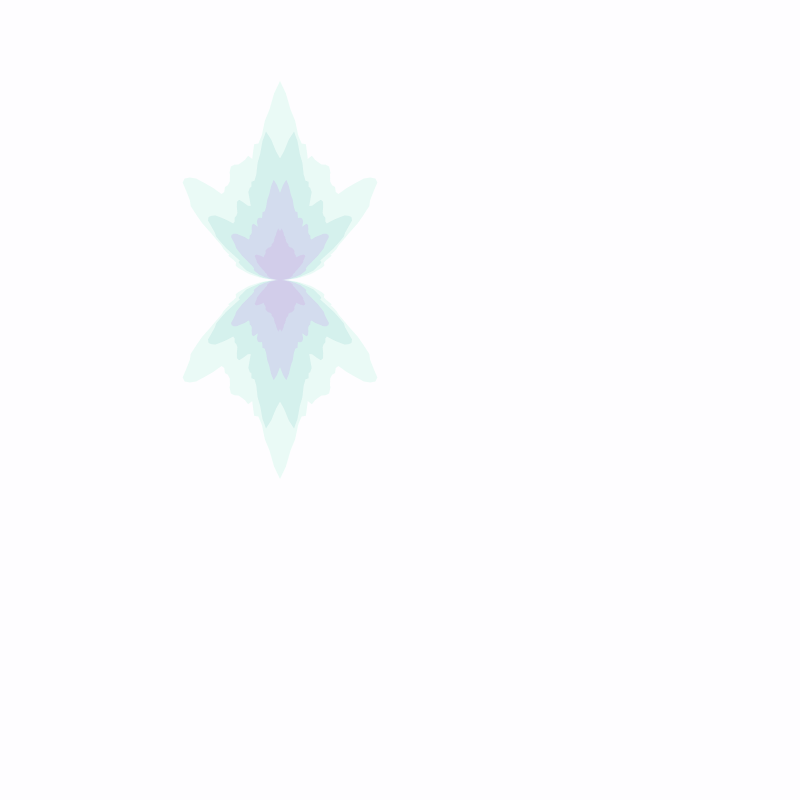
Frame 1 (no input)
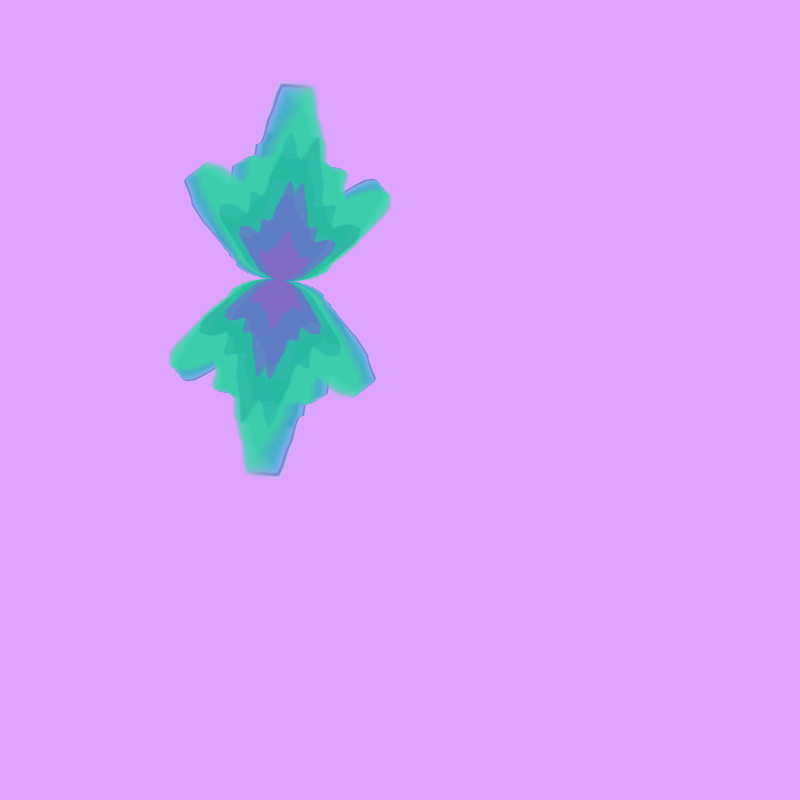
Frame 60 (no input)
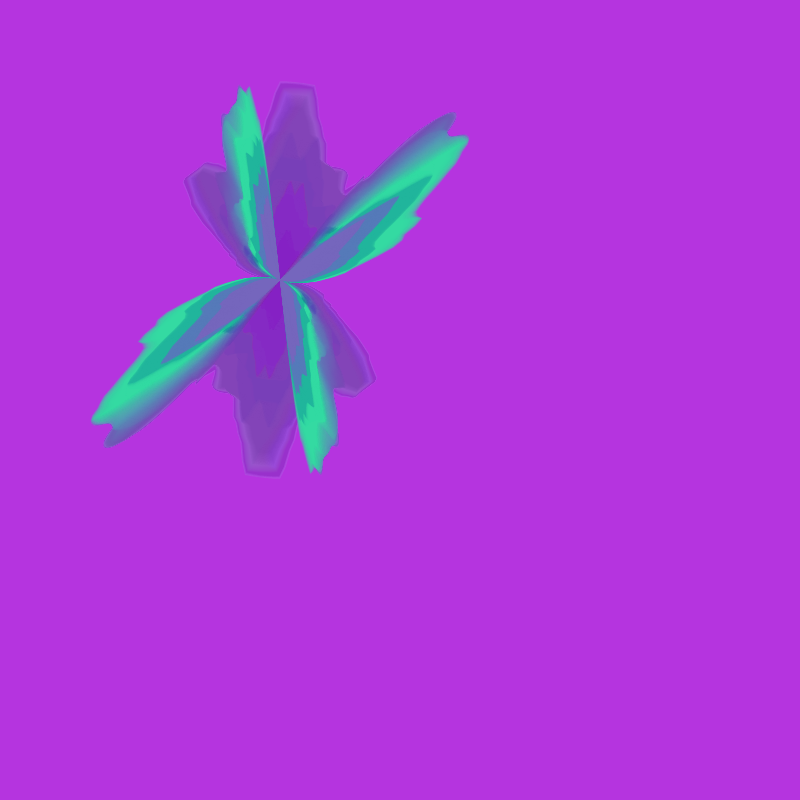
Frame 120 (the mouse pressed at the canvas centre since frame 60)

The p5.js sketch that drew these frames (run headless with seeded random() and noise() and a simulated clock; from frame 60 on, the mouse is pressed at the canvas centre):

// p5.js sketch
// ── sketch.js
var yoff = 0;   
var a = 0;    // rotation angle
var count = 1;    // click counter

function setup() {
  createCanvas(800, 800);
  
}

function draw() {
	scale(0.7);
	translate(width/2, height/2);
  background(150,10,200,5*count/2);  
  rotate(a)           // spins the canvas
  noStroke();
  
  Flame(count, mouseX, mouseY);     // create instance 1
 	rotate(-PI);
  Flame(count,mouseX, mouseY);   // create instance2
   a+=0.003;
 }

function mousePressed(){      // increasing the number of loops
	if (count === 6){
		count===0;
	}else{
	count += count;
	}
}


// ── Flame.js
function Flame(e, mouse, mousey) {

	this.da = PI / 100; // map worthy
	this.dx = 0.08; // noise value
	this.xoff = 0;     
	this.scala = map(mouse,0, width, 0,300);     // maps the size
	this.speeda = map(mousey,0,height,0.001,0.01);   // maps the speed


	this.update = function() {
		this.yoff += this.speeda; // map worthy 
	}

	this.ship = function(c, b) {
		beginShape();         // creates the desin
		for (var a = -PI / 2; a <= 3 * PI / 2; a += this.da) {
			this.n = noise(this.xoff, this.yoff);
			this.r = sin(-1 * a) * map(this.n, 0,1, c, b);
			this.x = r * cos(a);
			this.y = r * sin(a*e);
			if (a < PI / 2) {
				this.xoff += this.dx;
			} else {
				this.xoff -= this.dx;
			}
			vertex(this.x, this.y);
		}
		endShape();
	}

	this.render = function() {   // layering the design
		fill(50,224,158,50*e/2);    
		this.ship(50, 400+this.scala,4);
		fill(224, 50,194,50*e/2);
		this.ship(20, 100+this.scala,8);
		fill(200, 10, 250,50*e/2);
		this.ship(30, 200+this.scala,8);
		fill(20, 150, 150,50*e/2);
		this.ship(40, 300+this.scala,8);
		this.update();
	}
	this.render();    // renders it in the functio itsel
	
}
